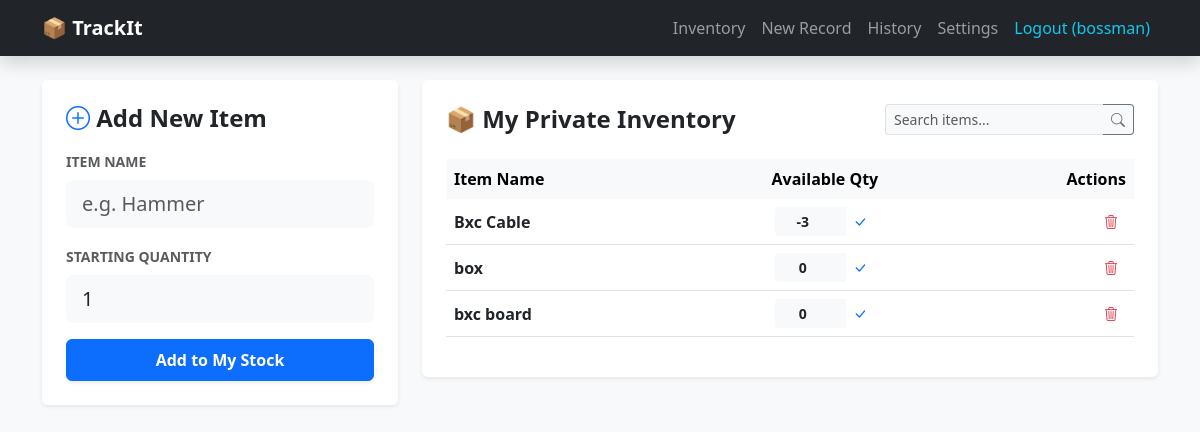
Before: /inventory (signed in) with the older database file.
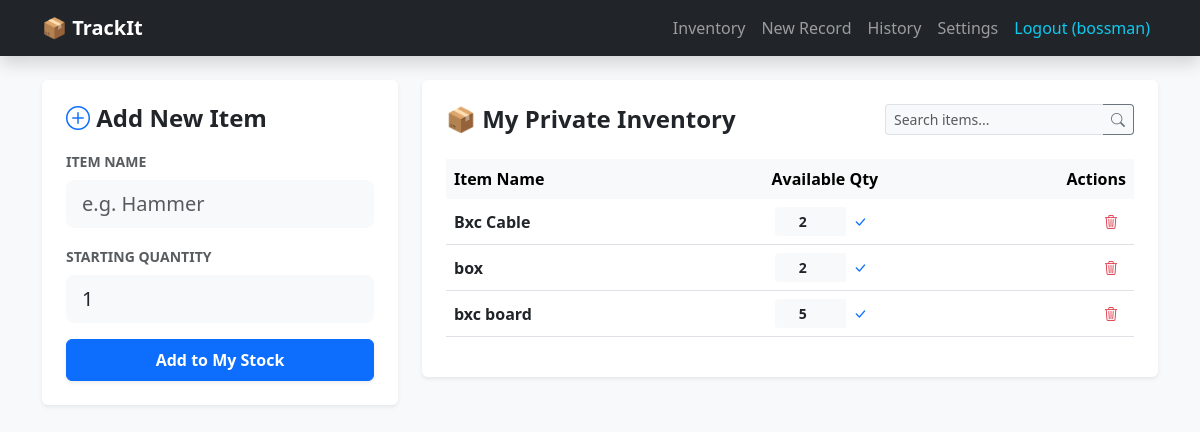
After: the same page with the newer database file.
### models.py (models this page shows)
class Item(db.Model):
    id = db.Column(db.Integer, primary_key=True)
    name = db.Column(db.String(100), nullable=False)
    quantity = db.Column(db.Integer, default=0)
    user_id = db.Column(db.Integer, db.ForeignKey('user.id'))
    records = db.relationship('DayRecord', backref='item', lazy=True)

### app.py (the view, shortened to what this page needs)
@app.route('/inventory', methods=['GET', 'POST'])
def inventory():
    if 'user_id' not in session: return redirect(url_for('login'))
    user_id = session['user_id']
    search_query = request.args.get('search', '')
    items = Item.query.filter_by(user_id=user_id)
    if search_query: items = items.filter(Item.name.ilike(f"%{search_query}%"))
    return render_template('inventory.html', items=items.all(), search_query=search_query)

### templates/inventory.html (shortened to what this page needs)
{% extends "base.html" %}
{% block content %}
<div class="row">
    <div class="col-md-4">
        <div class="card shadow-sm p-4 mb-4 border-0">
            <h4 class="fw-bold mb-3"><i class="bi bi-plus-circle text-primary"></i> Add New Item</h4>
            <form method="POST">
                <div class="mb-3">
                    <label class="form-label small fw-bold text-muted text-uppercase">Item Name</label>
                    <input type="text" name="name" class="form-control form-control-lg bg-light border-0" placeholder="e.g. Hammer" required>
                </div>
                <div class="mb-3">
                    <label class="form-label small fw-bold text-muted text-uppercase">Starting Quantity</label>
                    <input type="number" name="qty" class="form-control form-control-lg bg-light border-0" value="1" min="1" required>
                </div>
                <button type="submit" class="btn btn-primary w-100 fw-bold py-2 shadow-sm">
                    Add to My Stock
                </button>
            </form>
        </div>
    </div>
    <div class="col-md-8">
        <div class="card shadow-sm p-4 border-0">
            <div class="d-flex justify-content-between align-items-center mb-4">
                <h4 class="fw-bold mb-0">📦 My Private Inventory</h4>
                <form class="d-flex" method="GET" action="{{ url_for('inventory') }}">
                    <div class="input-group">
                        <input type="text" name="search" class="form-control form-control-sm border-end-0 bg-light"
                               placeholder="Search items..." value="{{ search_query }}">
                        <button class="btn btn-sm btn-outline-secondary border-start-0 bg-light" type="submit">
                            <i class="bi bi-search"></i>
                        </button>
                    </div>
                </form>
            </div>
            <div class="table-responsive">
                <table class="table table-hover align-middle">
                    <thead class="table-light">
                        <tr>
                            <th class="border-0">Item Name</th>
                            <th class="border-0 text-center">Available Qty</th>
                            <th class="border-0 text-end">Actions</th>
                        </tr>
                    </thead>
                    <tbody>
                        {% for item in items %}
                        <tr>
                            <td class="fw-bold">{{ item.name }}</td>
                            <td class="text-center">
                                <form action="{{ url_for('update_item', id=item.id) }}" method="POST" class="d-inline-flex justify-content-center">
                                    <div class="input-group input-group-sm" style="width: 100px;">
                                        <input type="number" name="new_qty"
                                            class="form-control text-center fw-bold border-0 bg-light"
                                            value="{{ item.quantity }}" min="0">
                                        <button type="submit" class="btn btn-outline-primary border-0">
                                            <i class="bi bi-check-lg"></i>
                                        </button>
                                    </div>
                                </form>
                            </td>
                            <td class="text-end">
                                <a href="{{ url_for('delete_item', id=item.id) }}"
                                   class="btn btn-sm btn-outline-danger border-0"
                                   onclick="return confirm('Wait! If you delete this, all history for this item will be lost. Proceed?')">
                                    <i class="bi bi-trash3"></i>
                                </a>
                            </td>
                        </tr>
                        {% endfor %}
                    </tbody>
                </table>
            </div>
        </div>
    </div>
</div>
{% endblock %}

Changed rows visible on the page:
changed Item "Bxc Cable": new_qty "-3" → "2"
changed Item "box": new_qty "0" → "2"
changed Item "bxc board": new_qty "0" → "5"
